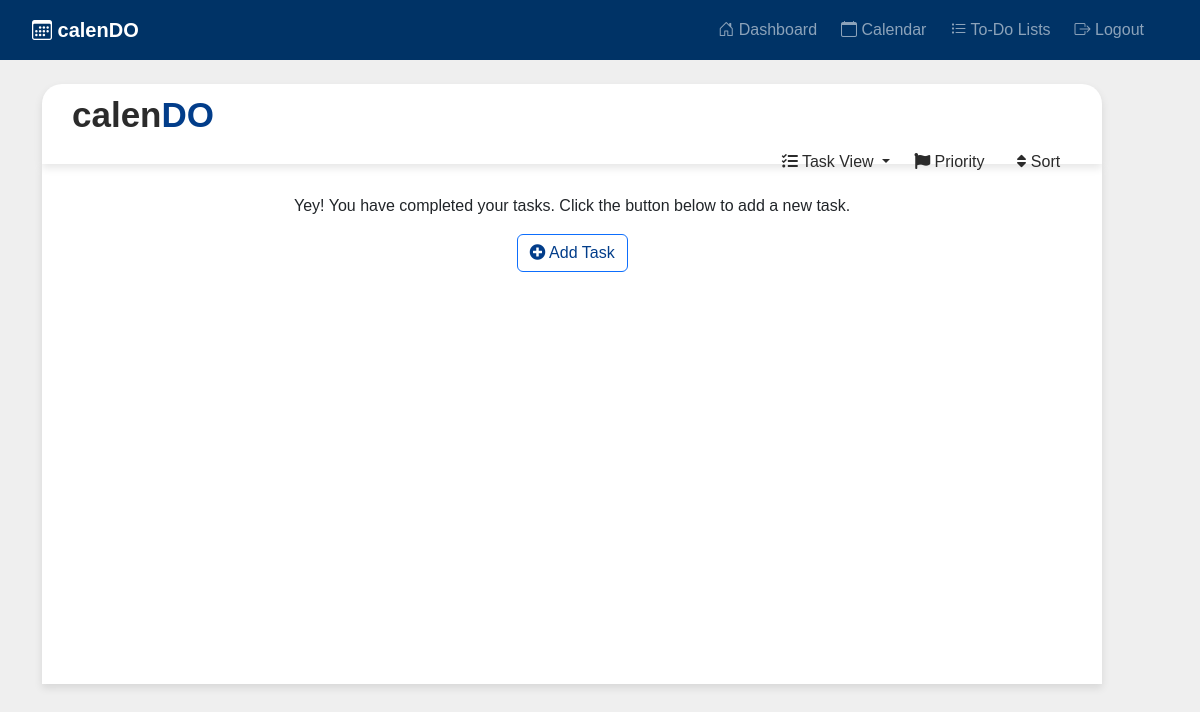
The page /todo/ (signed in) on the database as committed earlier.
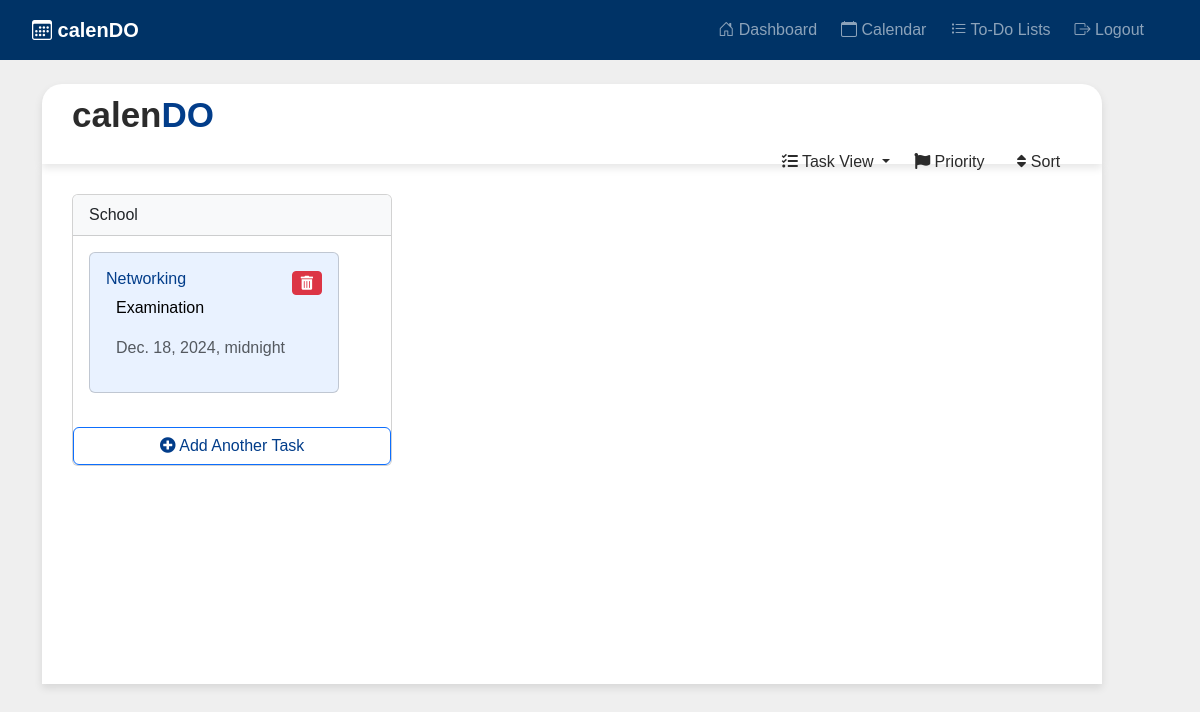
The same page on the database as committed later.
### calendo/models.py (models this page shows, shortened)
class Task(models.Model):
    user = models.ForeignKey(User, on_delete=models.CASCADE, null=True, blank=True)
    task_name = models.CharField(max_length=200)
    description = models.TextField(null=True, blank=True)
    status = models.BooleanField(default=False)
    section = models.CharField(max_length=200, null=True, blank=True)
    priority = models.CharField(max_length=200, null=True, blank=True)
    due_date = models.DateTimeField(null=True, blank=True)
    created = models.DateTimeField(auto_now_add=True)
    class Meta:
        ordering = ['status']

### calendo/views.py (the view)
# urls.py: path('todo/', views.todo_index, name='todo_index'),
@login_required(login_url='login')
def todo_index(request):
    tasks = Task.objects.filter(user=request.user)
    sections_and_tasks = {}
    for task in tasks:
        if task.section not in sections_and_tasks:
            sections_and_tasks[task.section] = []
        sections_and_tasks[task.section].append(task)
    return render(request, 'todo/todo-index.html', {'sections_and_tasks': sections_and_tasks})

### templates/todo/todo-index.html (shortened to what this page needs)
<head>
    <link rel="stylesheet" href="https://cdnjs.cloudflare.com/ajax/libs/font-awesome/6.0.0-beta3/css/all.min.css">
    <link rel="stylesheet" href="https://cdn.jsdelivr.net/npm/bootstrap@5.3.0-alpha1/dist/css/bootstrap.min.css">
</head>
{% extends "partials/base.html" %}
{% block content %}
<div class="container mt-4 animate__animated animate__fadeIn">
    <div class="sticky-header">
        <h1 class="text-primary calendo"><span class="calen">calen</span><span class="do">DO</span></h1>
        <div class="d-flex justify-content-end mb-1">
            <button class="btn dropdown-toggle no-border-btn" type="button" id="taskViewDropdown" data-bs-toggle="dropdown" aria-expanded="false">
                <i class="fas fa-tasks"></i> Task View
            </button>
            <button class="btn no-border-btn me-2" data-bs-toggle="modal" data-bs-target="#priorityModal">
                <i class="fas fa-flag"></i> Priority
            </button>
            <button class="btn no-border-btn" data-bs-toggle="modal" data-bs-target="#sortModal">
                <i class="fas fa-sort"></i> Sort
            </button>
        </div>
    </div>
    <div class="task-container">
        <div class="d-flex flex-row">
            {% if sections_and_tasks %}
                {% for section, tasks in sections_and_tasks.items %}
                <div class="section-container">
                    <div class="card">
                        <div class="card-header bg-light">{{ section }}</div>
                        <div class="card-body tasks-wrapper">
                            {% for task in tasks %}
                            <div class="card mb-2 task-card" data-task-id="{{ task.id }}" data-task-priority="{{ task.priority }}" data-task-due-date="{{ task.due_date }}">
                                <div class="card-body">
                                    <div class="d-flex align-items-center">
                                        <h5 class="card-title task-title">{{ task.task_name }}</h5>
                                        <button class="btn btn-danger btn-sm ms-auto delete-task-btn" data-task-id="{{ task.id }}" data-bs-toggle="modal" data-bs-target="#deleteTaskModal">
                                            <i class="fas fa-trash-alt"></i>
                                        </button>
                                    </div>
                                    <div class="task-content">
                                        <p class="card-text task-text">{{ task.description }}</p>
                                        <p class="text-muted task-date">{{ task.due_date }}</p>
                                    </div>
                                </div>
                            </div>
                            {% endfor %}
                        </div>
                        <div class="add-task-container">
                            <button class="btn btn-outline-primary w-100 add-task-btn" data-bs-toggle="modal" data-bs-target="#addTaskModal">
                                <i class="fas fa-plus-circle"></i> Add Another Task
                            </button>
                        </div>
                    </div>
                </div>
                {% endfor %}
            {% else %}
                <div class="col-md-12 text-center">
                    <p>Yey! You have completed your tasks. Click the button below to add a new task.</p>
                    <button class="btn btn-outline-primary add-task-btn" data-bs-toggle="modal" data-bs-target="#addTaskModal">
                        <i class="fas fa-plus-circle"></i> Add Task
                    </button>
                </div>
            {% endif %}
        </div>
    </div>
</div>
{% endblock %}

Rows that differ between the two databases and show on the page:
added Task: section "School", task_name "Networking", description "Examination", due_date "Dec. 18, 2024, midnight"
Other text that changed with them:
text no longer shown: "Yey! You have completed your tasks. Click the button below to add a new task. Add Task"
